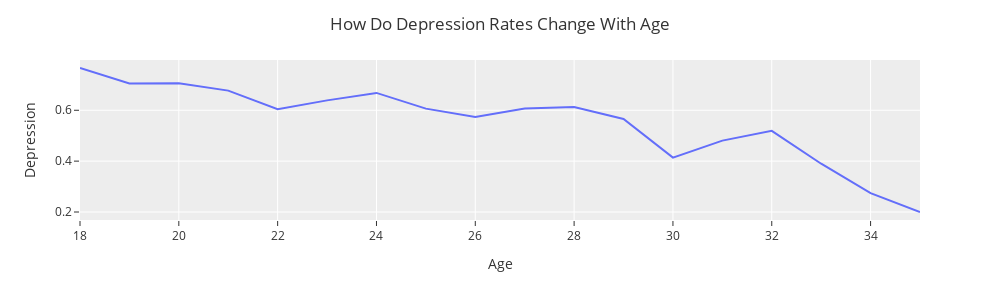

The notebook cell this image was saved under:
### Code cell
# create new empty data frame in order to next fill it with columns from the origonal data frame
DF_new = pd.DataFrame()

# moving over columns from the original data frame to the new one, specifically the columns depression, age, and family history
# of mental illnesses
DF_new['Depression'] = DF['Depression']
DF_new['Age'] = DF['Age']
DF_new['Working Professional or Student'] = DF['Working Professional or Student']

mask = (DF_new['Working Professional or Student'] == "Student")
DF_new = DF_new[mask]
del DF_new['Working Professional or Student']
mask = (DF_new['Age'] <= 35)
DF_new = DF_new[mask]
# two lines of code that are used to convert the Family History of Mental Illness column from a string column of "yes"s and "no"s
# into a column of integers that are just 1s and 0s. It uses a lambda if else replace function to go and replace every item with
# a 1 if it's a yes and a 0 if it's a no. Then, it converts
# DF_new['Family History of Mental Illness'] = DF_new['Family History of Mental Illness'].apply(lambda x: "1" if x == 'Yes' else "0")
# DF_new['Family History of Mental Illness'] = DF_new['Family History of Mental Illness'].astype(int)



DF_new = DF_new.groupby('Age').mean().reset_index()
show(DF_new)
fig = px.line(DF_new, 
    x = 'Age',
    y = 'Depression'
)

fig.update_layout(
                  title='How Do Depression Rates Change With Age',
                  template='ggplot2',
                  legend_title='Depression',
                  width=1000,
                  height=300,
                      )

fig.show()

### Figure 1 — Plotly figure (JSON) as saved in the notebook; plotly's stock layout.template omitted (floating-point values rounded to 4 significant figures)
{"data": [{"hovertemplate": "Age=%{x}<br>Depression=%{y}<extra></extra>", "legendgroup": "", "line": {"color": "#636efa", "dash": "solid"}, "marker": {"symbol": "circle"}, "mode": "lines", "name": "", "orientation": "v", "showlegend": false, "type": "scatter", "x": [18, 19, 20, 21, 22, 23, 24, 25, 26, 27, 28, 29, 30, 31, 32, 33, 34, 35], "xaxis": "x", "y": [0.7662, 0.7051, 0.7059, 0.6773, 0.6043, 0.6389, 0.6683, 0.6065, 0.574, 0.6067, 0.6132, 0.5656, 0.414, 0.4807, 0.519, 0.3899, 0.2738, 0.2], "yaxis": "y"}], "layout": {"height": 300, "legend": {"title": {"text": "Depression"}, "tracegroupgap": 0}, "margin": {"t": 60}, "title": {"text": "How Do Depression Rates Change With Age"}, "width": 1000, "xaxis": {"anchor": "y", "autorange": true, "domain": [0, 1], "range": [18, 35], "title": {"text": "Age"}, "type": "linear"}, "yaxis": {"anchor": "x", "autorange": true, "domain": [0, 1], "range": [0.1685, 0.7977], "title": {"text": "Depression"}, "type": "linear"}}}
